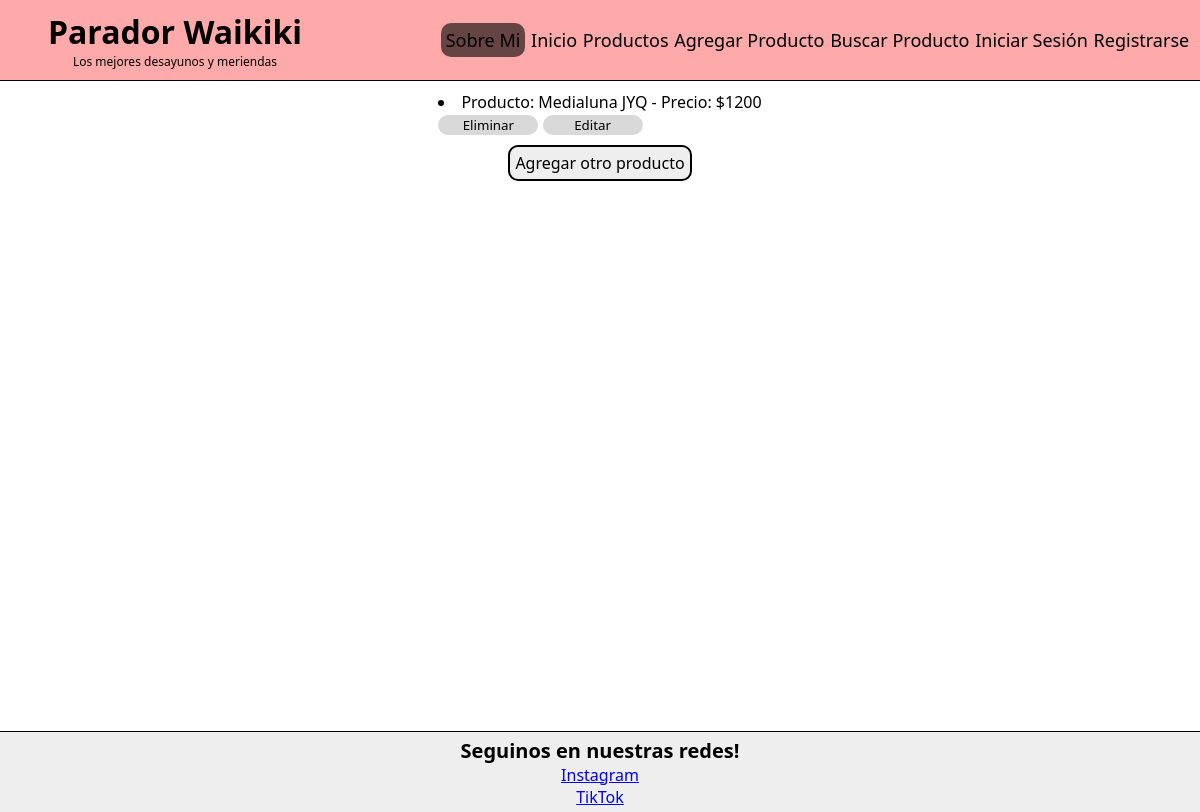
Before: /Waikiki/Leer-productos/ with the older database file.
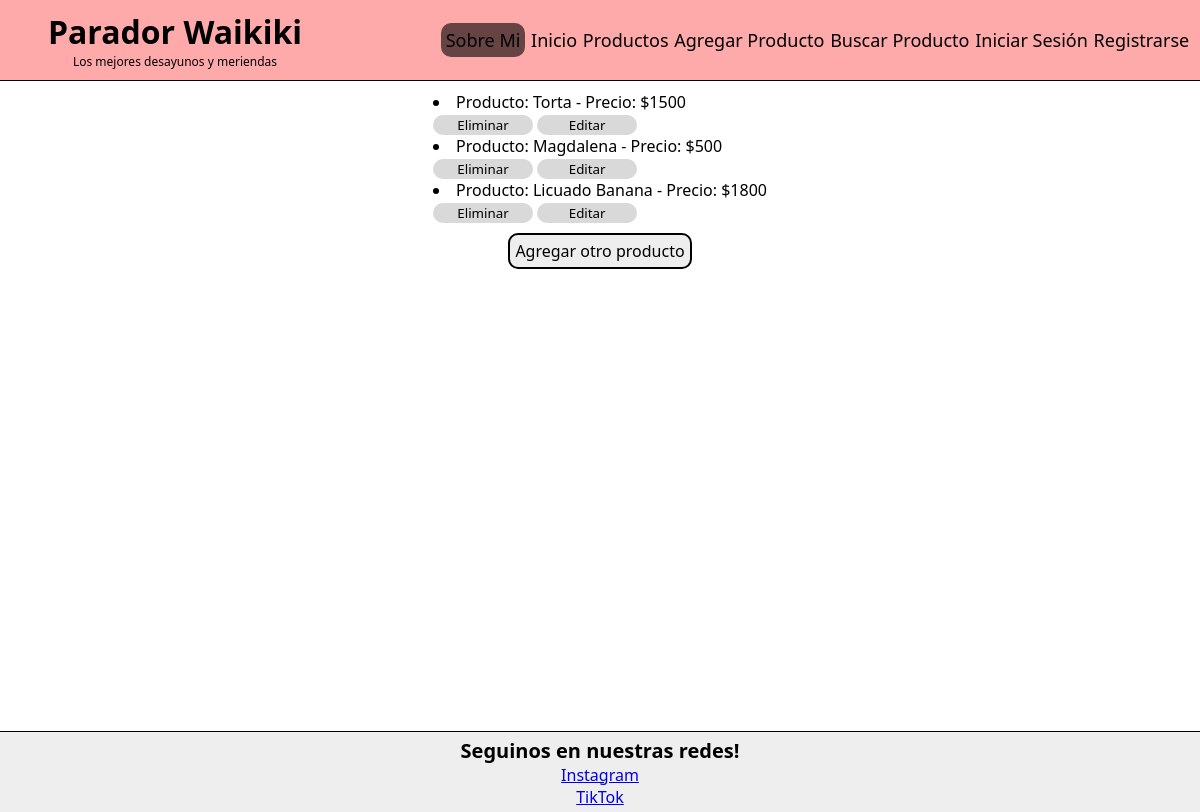
After: the same page with the newer database file.
### WaikikiApp/models.py (models this page shows)
class Producto(models.Model):
    nombre = models.CharField( max_length=50)
    precio = models.IntegerField()
    def __str__(self):
      return f'Producto: {self.nombre} - Precio: ${self.precio}'

### WaikikiApp/views.py (the view)
# urls.py: path('Leer-productos/', ProductsListView.as_view(), name='leer-producto'),
class ProductsListView(ListView):
  model = Producto
  context_object_name = 'productos'
  template_name= 'leer_productos.html'

### WaikikiApp/templates/leer_productos.html
{% extends "padre.html" %}
{% block contenido %}
<main class='main-container'>
    <section style='margin-bottom: 10px'>
        {% for p in productos %}
        <li>{{p}}</li>
        <button class='button'>
            <a style='text-decoration:none; color:black ;' href="{% url 'eliminar-producto' p.pk %}">Eliminar</a>
        </button>
        <button class='button'>
            <a style='text-decoration:none; color:black ;' href="{% url 'editar-producto' p.pk %}">Editar</a>
        </button>
        {% endfor %}
    </section>
    <a class='a-main' href="{% url 'agg' %}"> Agregar otro producto</a>
</main>
{% endblock contenido %}

Changed rows visible on the page:
removed Producto: nombre+precio "Producto: Medialuna JYQ - Precio: $1200"
added Producto: nombre+precio "Producto: Torta - Precio: $1500"
added Producto: nombre+precio "Producto: Magdalena - Precio: $500"
added Producto: nombre+precio "Producto: Licuado Banana - Precio: $1800"
